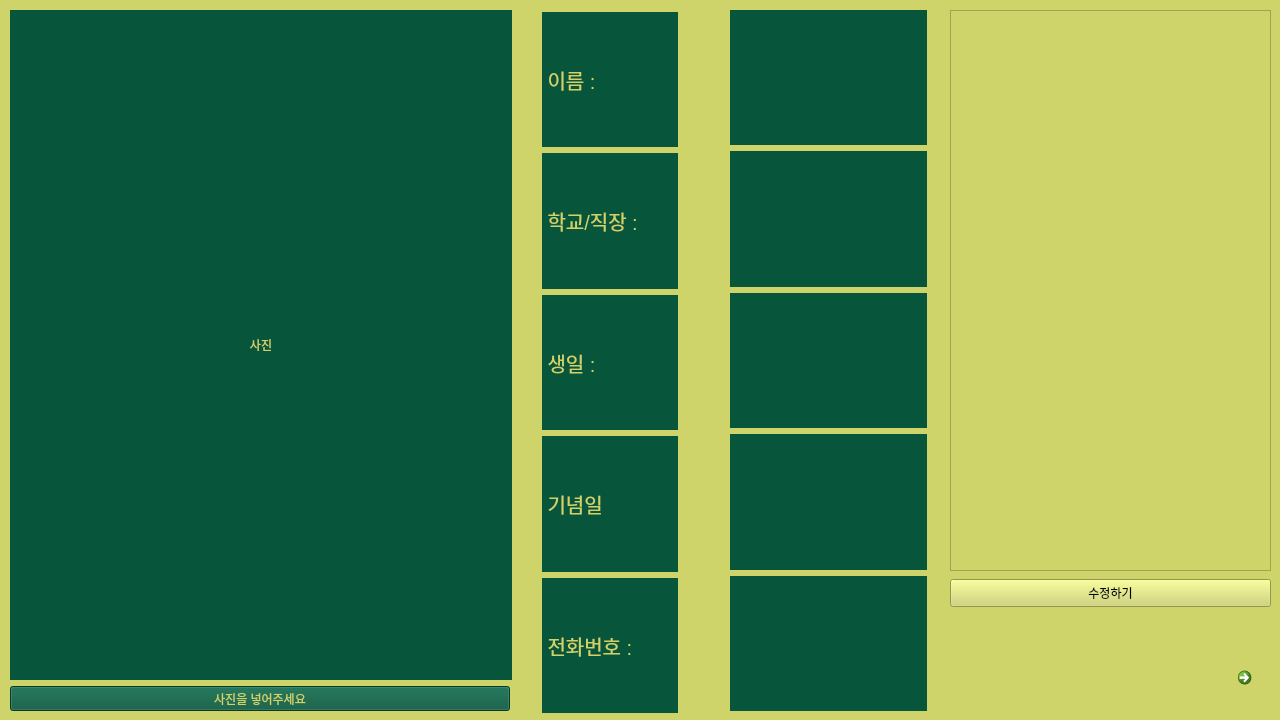
<?xml version="1.0" encoding="UTF-8"?>
<ui version="4.0">
 <class>Dialog</class>
 <widget class="QDialog" name="Dialog">
  <property name="geometry">
   <rect>
    <x>0</x>
    <y>0</y>
    <width>1280</width>
    <height>720</height>
   </rect>
  </property>
  <property name="minimumSize">
   <size>
    <width>1280</width>
    <height>720</height>
   </size>
  </property>
  <property name="windowTitle">
   <string>N2_3_D</string>
  </property>
  <property name="styleSheet">
   <string notr="true">background-color:rgb(206, 212, 106);
</string>
  </property>
  <widget class="QWidget" name="layoutWidget">
   <property name="geometry">
    <rect>
     <x>10</x>
     <y>10</y>
     <width>502</width>
     <height>701</height>
    </rect>
   </property>
   <layout class="QVBoxLayout" name="verticalLayout">
    <item>
     <widget class="QLabel" name="label">
      <property name="minimumSize">
       <size>
        <width>500</width>
        <height>650</height>
       </size>
      </property>
      <property name="styleSheet">
       <string notr="true">background-color: rgb(7, 85, 59);
color:rgb(206, 212, 106);
</string>
      </property>
      <property name="text">
       <string>사진</string>
      </property>
      <property name="alignment">
       <set>Qt::AlignCenter</set>
      </property>
     </widget>
    </item>
    <item>
     <widget class="QToolButton" name="toolButton">
      <property name="minimumSize">
       <size>
        <width>500</width>
        <height>0</height>
       </size>
      </property>
      <property name="styleSheet">
       <string notr="true">background-color: rgb(7, 85, 59);
color:rgb(206, 212, 106);
</string>
      </property>
      <property name="text">
       <string>사진을 넣어주세요</string>
      </property>
     </widget>
    </item>
   </layout>
  </widget>
  <widget class="QCommandLinkButton" name="commandLinkButton">
   <property name="geometry">
    <rect>
     <x>1230</x>
     <y>660</y>
     <width>40</width>
     <height>40</height>
    </rect>
   </property>
   <property name="styleSheet">
    <string notr="true">background-color: rgb(7, 85, 59);
color:rgb(206, 212, 106);
</string>
   </property>
   <property name="text">
    <string/>
   </property>
  </widget>
  <widget class="QWidget" name="layoutWidget">
   <property name="geometry">
    <rect>
     <x>542</x>
     <y>12</y>
     <width>136</width>
     <height>701</height>
    </rect>
   </property>
   <layout class="QVBoxLayout" name="verticalLayout_2">
    <item>
     <widget class="QLabel" name="label_12">
      <property name="font">
       <font>
        <pointsize>15</pointsize>
       </font>
      </property>
      <property name="styleSheet">
       <string notr="true">background-color: rgb(7, 85, 59);
color:rgb(206, 212, 106);
</string>
      </property>
      <property name="text">
       <string> 이름 :</string>
      </property>
     </widget>
    </item>
    <item>
     <widget class="QLabel" name="label_18">
      <property name="font">
       <font>
        <pointsize>15</pointsize>
       </font>
      </property>
      <property name="styleSheet">
       <string notr="true">background-color: rgb(7, 85, 59);
color:rgb(206, 212, 106);
</string>
      </property>
      <property name="text">
       <string> 학교/직장 :</string>
      </property>
     </widget>
    </item>
    <item>
     <widget class="QLabel" name="label_19">
      <property name="font">
       <font>
        <pointsize>15</pointsize>
       </font>
      </property>
      <property name="styleSheet">
       <string notr="true">background-color: rgb(7, 85, 59);
color:rgb(206, 212, 106);
</string>
      </property>
      <property name="text">
       <string> 생일 :</string>
      </property>
     </widget>
    </item>
    <item>
     <widget class="QLabel" name="label_20">
      <property name="font">
       <font>
        <pointsize>15</pointsize>
       </font>
      </property>
      <property name="styleSheet">
       <string notr="true">background-color: rgb(7, 85, 59);
color:rgb(206, 212, 106);
</string>
      </property>
      <property name="text">
       <string> 기념일</string>
      </property>
     </widget>
    </item>
    <item>
     <widget class="QLabel" name="label_16">
      <property name="font">
       <font>
        <pointsize>15</pointsize>
       </font>
      </property>
      <property name="styleSheet">
       <string notr="true">background-color: rgb(7, 85, 59);
color:rgb(206, 212, 106);
</string>
      </property>
      <property name="text">
       <string> 전화번호 :</string>
      </property>
     </widget>
    </item>
   </layout>
  </widget>
  <widget class="QWidget" name="layoutWidget">
   <property name="geometry">
    <rect>
     <x>730</x>
     <y>10</y>
     <width>197</width>
     <height>701</height>
    </rect>
   </property>
   <layout class="QVBoxLayout" name="verticalLayout_3">
    <item>
     <widget class="QLabel" name="label_a">
      <property name="minimumSize">
       <size>
        <width>195</width>
        <height>0</height>
       </size>
      </property>
      <property name="font">
       <font>
        <pointsize>18</pointsize>
       </font>
      </property>
      <property name="styleSheet">
       <string notr="true">background-color: rgb(7, 85, 59);
color:rgb(206, 212, 106);
</string>
      </property>
      <property name="text">
       <string/>
      </property>
      <property name="alignment">
       <set>Qt::AlignCenter</set>
      </property>
     </widget>
    </item>
    <item>
     <widget class="QLabel" name="label_b">
      <property name="font">
       <font>
        <pointsize>18</pointsize>
       </font>
      </property>
      <property name="styleSheet">
       <string notr="true">background-color: rgb(7, 85, 59);
color:rgb(206, 212, 106);
</string>
      </property>
      <property name="text">
       <string/>
      </property>
      <property name="alignment">
       <set>Qt::AlignCenter</set>
      </property>
     </widget>
    </item>
    <item>
     <widget class="QLabel" name="label_c">
      <property name="font">
       <font>
        <pointsize>18</pointsize>
       </font>
      </property>
      <property name="styleSheet">
       <string notr="true">background-color: rgb(7, 85, 59);
color:rgb(206, 212, 106);
</string>
      </property>
      <property name="text">
       <string/>
      </property>
      <property name="alignment">
       <set>Qt::AlignCenter</set>
      </property>
     </widget>
    </item>
    <item>
     <widget class="QLabel" name="label_d">
      <property name="font">
       <font>
        <pointsize>18</pointsize>
       </font>
      </property>
      <property name="styleSheet">
       <string notr="true">background-color: rgb(7, 85, 59);
color:rgb(206, 212, 106);
</string>
      </property>
      <property name="text">
       <string/>
      </property>
      <property name="alignment">
       <set>Qt::AlignCenter</set>
      </property>
     </widget>
    </item>
    <item>
     <widget class="QLabel" name="label_e">
      <property name="font">
       <font>
        <pointsize>18</pointsize>
       </font>
      </property>
      <property name="styleSheet">
       <string notr="true">background-color: rgb(7, 85, 59);
color:rgb(206, 212, 106);
</string>
      </property>
      <property name="text">
       <string/>
      </property>
      <property name="alignment">
       <set>Qt::AlignCenter</set>
      </property>
     </widget>
    </item>
   </layout>
  </widget>
  <widget class="QPushButton" name="pushButton">
   <property name="geometry">
    <rect>
     <x>950</x>
     <y>579</y>
     <width>321</width>
     <height>28</height>
    </rect>
   </property>
   <property name="text">
    <string>수정하기</string>
   </property>
  </widget>
  <widget class="QPlainTextEdit" name="plainTextEdit_m">
   <property name="geometry">
    <rect>
     <x>950</x>
     <y>10</y>
     <width>321</width>
     <height>561</height>
    </rect>
   </property>
   <property name="font">
    <font>
     <pointsize>15</pointsize>
     <weight>75</weight>
     <bold>true</bold>
    </font>
   </property>
   <property name="toolTip">
    <string>&lt;html&gt;&lt;head/&gt;&lt;body&gt;&lt;p align=&quot;center&quot;&gt;&lt;br/&gt;&lt;/p&gt;&lt;/body&gt;&lt;/html&gt;</string>
   </property>
  </widget>
  <zorder>layoutWidget</zorder>
  <zorder>layoutWidget</zorder>
  <zorder>layoutWidget</zorder>
  <zorder>commandLinkButton</zorder>
  <zorder>pushButton</zorder>
  <zorder>plainTextEdit_m</zorder>
 </widget>
 <resources/>
 <connections>
  <connection>
   <sender>commandLinkButton</sender>
   <signal>clicked()</signal>
   <receiver>Dialog</receiver>
   <slot>nachHause_click_open()</slot>
   <hints>
    <hint type="sourcelabel">
     <x>1239</x>
     <y>679</y>
    </hint>
    <hint type="destinationlabel">
     <x>1214</x>
     <y>694</y>
    </hint>
   </hints>
  </connection>
  <connection>
   <sender>pushButton</sender>
   <signal>clicked()</signal>
   <receiver>Dialog</receiver>
   <slot>N2_3_DspecMODIFY()</slot>
   <hints>
    <hint type="sourcelabel">
     <x>1035</x>
     <y>597</y>
    </hint>
    <hint type="destinationlabel">
     <x>1035</x>
     <y>645</y>
    </hint>
   </hints>
  </connection>
 </connections>
 <slots>
  <slot>nachHause_click_open()</slot>
  <slot>N2_3_DspecMODIFY()</slot>
 </slots>
</ui>
